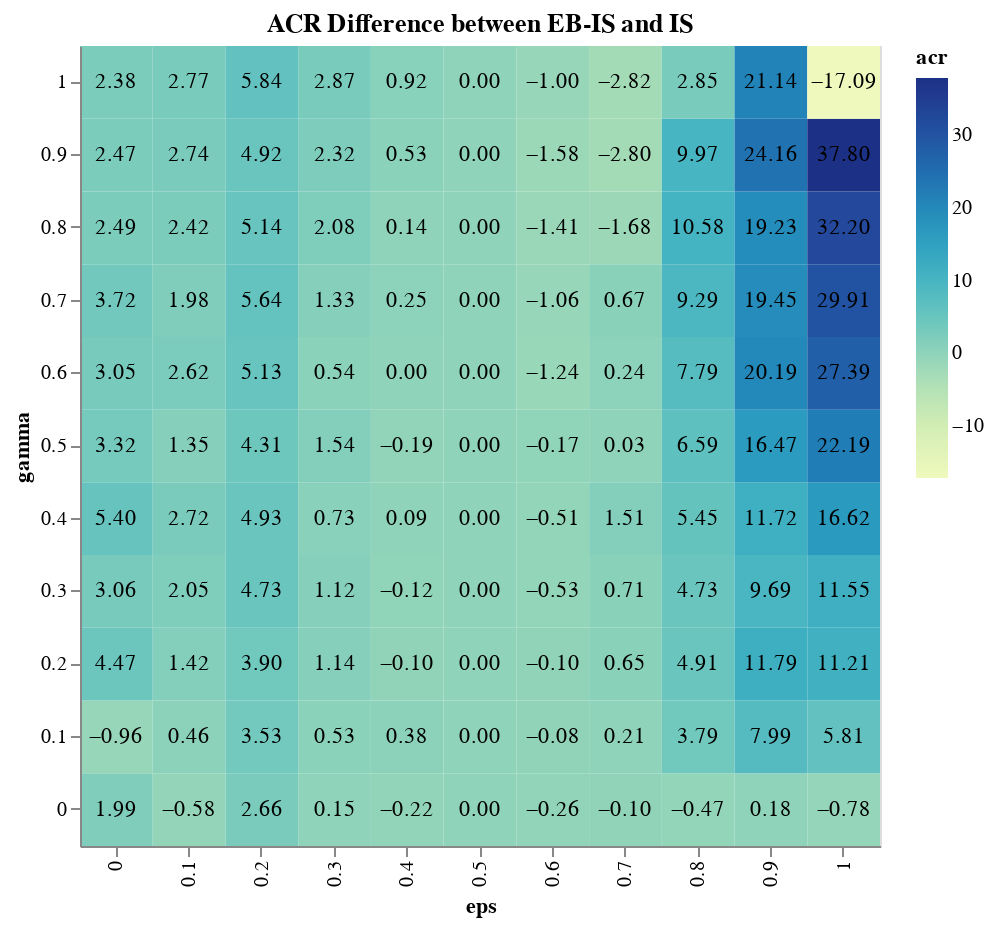

Notebook source saved alongside this figure:
### Code cell
data = load_and_process()
filtered = filter(data, "z", 50)
filtered = filter(data, "chi", 0.01)
filtered = filter()

new_cols = ["gamma", "eps", "acr"]
new_df = pd.DataFrame(columns=new_cols)

gammas = [round(a, 2) for a in np.arange(0, 1.01, 0.1)]
#epsilons = [round(a, 2) for a in np.arange(0, 1.01, 0.1)]
epsilons = [0.00002, 0.0002, 0.002, 0.02, 0.2]


for gamma in gammas:
    for epsilon in epsilons:
        super_filtered = filtered[(filtered.gamma == gamma) & (filtered.eps == epsilon)]
        #print(super_filtered.shape)
        
        mean_acr_nice: float = super_filtered[super_filtered.EBNorm=="IS Empirical"].acr.mean()
        mean_acr_normal: float = super_filtered[super_filtered.EBNorm=="IS normal"].acr.mean()
        new_df.loc[len(new_df)] = [gamma, epsilon, mean_acr_nice-mean_acr_normal]
        
        
        
feature: str = "acr" + ":Q"
            
heatmap = alt.Chart(new_df).mark_rect().encode(
    x='eps:O',
    y=alt.Y('gamma:O', sort=alt.EncodingSortField('gamma', order='descending')),
    #color=alt.Color(feature, scale=alt.Scale(domain=[-20,20], scheme='blueorange'), sort="descending")
    color=feature
).properties(
    height=400,
    width=400,
    title = "ACR Difference between EB-IS and IS"
)

text = heatmap.mark_text().encode(
    text=alt.Text(feature, format=".2f"),
    color=alt.value('black')
)

heatmap + text

### Figure 1 — Vega-Lite specification as saved in the notebook (floating-point values rounded to 4 significant figures)
{"config": {"view": {"continuousWidth": 400, "continuousHeight": 300}}, "layer": [{"mark": "rect", "encoding": {"color": {"field": "acr", "type": "quantitative"}, "x": {"field": "eps", "type": "ordinal"}, "y": {"field": "gamma", "sort": {"field": "gamma", "order": "descending"}, "type": "ordinal"}}, "height": 400, "title": "ACR Difference between EB-IS and IS", "width": 400}, {"mark": "text", "encoding": {"color": {"value": "black"}, "text": {"field": "acr", "format": ".2f", "type": "quantitative"}, "x": {"field": "eps", "type": "ordinal"}, "y": {"field": "gamma", "sort": {"field": "gamma", "order": "descending"}, "type": "ordinal"}}, "height": 400, "title": "ACR Difference between EB-IS and IS", "width": 400}], "data": {"name": "data-9607857e52417e1148d4dde59ff66890"}, "$schema": "https://vega.github.io/schema/vega-lite/v4.17.0.json", "datasets": {"data-9607857e52417e1148d4dde59ff66890": [{"gamma": 0.0, "eps": 0.0, "acr": 1.99}, {"gamma": 0.0, "eps": 0.1, "acr": -0.5781}, {"gamma": 0.0, "eps": 0.2, "acr": 2.657}, {"gamma": 0.0, "eps": 0.3, "acr": 0.1505}, {"gamma": 0.0, "eps": 0.4, "acr": -0.2208}, {"gamma": 0.0, "eps": 0.5, "acr": -0.001062}, {"gamma": 0.0, "eps": 0.6, "acr": -0.2591}, {"gamma": 0.0, "eps": 0.7, "acr": -0.09626}, {"gamma": 0.0, "eps": 0.8, "acr": -0.4673}, {"gamma": 0.0, "eps": 0.9, "acr": 0.1797}, {"gamma": 0.0, "eps": 1.0, "acr": -0.7823}, {"gamma": 0.1, "eps": 0.0, "acr": -0.959}, {"gamma": 0.1, "eps": 0.1, "acr": 0.4559}, {"gamma": 0.1, "eps": 0.2, "acr": 3.528}, {"gamma": 0.1, "eps": 0.3, "acr": 0.5256}, {"gamma": 0.1, "eps": 0.4, "acr": 0.3769}, {"gamma": 0.1, "eps": 0.5, "acr": 0.0003385}, {"gamma": 0.1, "eps": 0.6, "acr": -0.08212}, {"gamma": 0.1, "eps": 0.7, "acr": 0.2059}, {"gamma": 0.1, "eps": 0.8, "acr": 3.787}, {"gamma": 0.1, "eps": 0.9, "acr": 7.988}, {"gamma": 0.1, "eps": 1.0, "acr": 5.812}, {"gamma": 0.2, "eps": 0.0, "acr": 4.474}, {"gamma": 0.2, "eps": 0.1, "acr": 1.423}, {"gamma": 0.2, "eps": 0.2, "acr": 3.899}, {"gamma": 0.2, "eps": 0.3, "acr": 1.139}, {"gamma": 0.2, "eps": 0.4, "acr": -0.1001}, {"gamma": 0.2, "eps": 0.5, "acr": -0.0004595}, {"gamma": 0.2, "eps": 0.6, "acr": -0.1039}, {"gamma": 0.2, "eps": 0.7, "acr": 0.6508}, {"gamma": 0.2, "eps": 0.8, "acr": 4.914}, {"gamma": 0.2, "eps": 0.9, "acr": 11.79}, {"gamma": 0.2, "eps": 1.0, "acr": 11.21}, {"gamma": 0.3, "eps": 0.0, "acr": 3.059}, {"gamma": 0.3, "eps": 0.1, "acr": 2.046}, {"gamma": 0.3, "eps": 0.2, "acr": 4.725}, {"gamma": 0.3, "eps": 0.3, "acr": 1.116}, {"gamma": 0.3, "eps": 0.4, "acr": -0.1239}, {"gamma": 0.3, "eps": 0.5, "acr": -0.0006948}, {"gamma": 0.3, "eps": 0.6, "acr": -0.5305}, {"gamma": 0.3, "eps": 0.7, "acr": 0.7093}, {"gamma": 0.3, "eps": 0.8, "acr": 4.729}, {"gamma": 0.3, "eps": 0.9, "acr": 9.689}, {"gamma": 0.3, "eps": 1.0, "acr": 11.55}, {"gamma": 0.4, "eps": 0.0, "acr": 5.396}, {"gamma": 0.4, "eps": 0.1, "acr": 2.725}, {"gamma": 0.4, "eps": 0.2, "acr": 4.933}, {"gamma": 0.4, "eps": 0.3, "acr": 0.7277}, {"gamma": 0.4, "eps": 0.4, "acr": 0.09442}, {"gamma": 0.4, "eps": 0.5, "acr": -0.0008727}, {"gamma": 0.4, "eps": 0.6, "acr": -0.513}, {"gamma": 0.4, "eps": 0.7, "acr": 1.509}, {"gamma": 0.4, "eps": 0.8, "acr": 5.445}, {"gamma": 0.4, "eps": 0.9, "acr": 11.72}, {"gamma": 0.4, "eps": 1.0, "acr": 16.62}, {"gamma": 0.5, "eps": 0.0, "acr": 3.317}, {"gamma": 0.5, "eps": 0.1, "acr": 1.355}, {"gamma": 0.5, "eps": 0.2, "acr": 4.307}, {"gamma": 0.5, "eps": 0.3, "acr": 1.538}, {"gamma": 0.5, "eps": 0.4, "acr": -0.1931}, {"gamma": 0.5, "eps": 0.5, "acr": 0.001239}, {"gamma": 0.5, "eps": 0.6, "acr": -0.168}, {"gamma": 0.5, "eps": 0.7, "acr": 0.0326}, {"gamma": 0.5, "eps": 0.8, "acr": 6.593}, {"gamma": 0.5, "eps": 0.9, "acr": 16.47}, {"gamma": 0.5, "eps": 1.0, "acr": 22.19}, {"gamma": 0.6, "eps": 0.0, "acr": 3.054}, {"gamma": 0.6, "eps": 0.1, "acr": 2.62}, {"gamma": 0.6, "eps": 0.2, "acr": 5.135}, {"gamma": 0.6, "eps": 0.3, "acr": 0.5449}, {"gamma": 0.6, "eps": 0.4, "acr": 0.0006542}, {"gamma": 0.6, "eps": 0.5, "acr": 0.0006675}, {"gamma": 0.6, "eps": 0.6, "acr": -1.238}, {"gamma": 0.6, "eps": 0.7, "acr": 0.2425}, {"gamma": 0.6, "eps": 0.8, "acr": 7.787}, {"gamma": 0.6, "eps": 0.9, "acr": 20.19}, {"gamma": 0.6, "eps": 1.0, "acr": 27.39}, {"gamma": 0.7, "eps": 0.0, "acr": 3.715}, {"gamma": 0.7, "eps": 0.1, "acr": 1.982}, {"gamma": 0.7, "eps": 0.2, "acr": 5.635}, {"gamma": 0.7, "eps": 0.3, "acr": 1.326}, {"gamma": 0.7, "eps": 0.4, "acr": 0.2501}, {"gamma": 0.7, "eps": 0.5, "acr": -2.209e-06}, {"gamma": 0.7, "eps": 0.6, "acr": -1.064}, {"gamma": 0.7, "eps": 0.7, "acr": 0.6665}, {"gamma": 0.7, "eps": 0.8, "acr": 9.294}, {"gamma": 0.7, "eps": 0.9, "acr": 19.45}, {"gamma": 0.7, "eps": 1.0, "acr": 29.91}, {"gamma": 0.8, "eps": 0.0, "acr": 2.492}, {"gamma": 0.8, "eps": 0.1, "acr": 2.423}, {"gamma": 0.8, "eps": 0.2, "acr": 5.143}, {"gamma": 0.8, "eps": 0.3, "acr": 2.078}, {"gamma": 0.8, "eps": 0.4, "acr": 0.1359}, {"gamma": 0.8, "eps": 0.5, "acr": -0.00123}, {"gamma": 0.8, "eps": 0.6, "acr": -1.411}, {"gamma": 0.8, "eps": 0.7, "acr": -1.681}, {"gamma": 0.8, "eps": 0.8, "acr": 10.58}, {"gamma": 0.8, "eps": 0.9, "acr": 19.23}, {"gamma": 0.8, "eps": 1.0, "acr": 32.2}, {"gamma": 0.9, "eps": 0.0, "acr": 2.472}, {"gamma": 0.9, "eps": 0.1, "acr": 2.743}, {"gamma": 0.9, "eps": 0.2, "acr": 4.923}, {"gamma": 0.9, "eps": 0.3, "acr": 2.321}, {"gamma": 0.9, "eps": 0.4, "acr": 0.5256}, {"gamma": 0.9, "eps": 0.5, "acr": -0.001842}, {"gamma": 0.9, "eps": 0.6, "acr": -1.583}, {"gamma": 0.9, "eps": 0.7, "acr": -2.804}, {"gamma": 0.9, "eps": 0.8, "acr": 9.971}, {"gamma": 0.9, "eps": 0.9, "acr": 24.16}, {"gamma": 0.9, "eps": 1.0, "acr": 37.8}, {"gamma": 1.0, "eps": 0.0, "acr": 2.38}, {"gamma": 1.0, "eps": 0.1, "acr": 2.769}, {"gamma": 1.0, "eps": 0.2, "acr": 5.838}, {"gamma": 1.0, "eps": 0.3, "acr": 2.871}, {"gamma": 1.0, "eps": 0.4, "acr": 0.9177}, {"gamma": 1.0, "eps": 0.5, "acr": -0.001237}, {"gamma": 1.0, "eps": 0.6, "acr": -1.001}, {"gamma": 1.0, "eps": 0.7, "acr": -2.825}, {"gamma": 1.0, "eps": 0.8, "acr": 2.845}, {"gamma": 1.0, "eps": 0.9, "acr": 21.14}, {"gamma": 1.0, "eps": 1.0, "acr": -17.09}]}}
